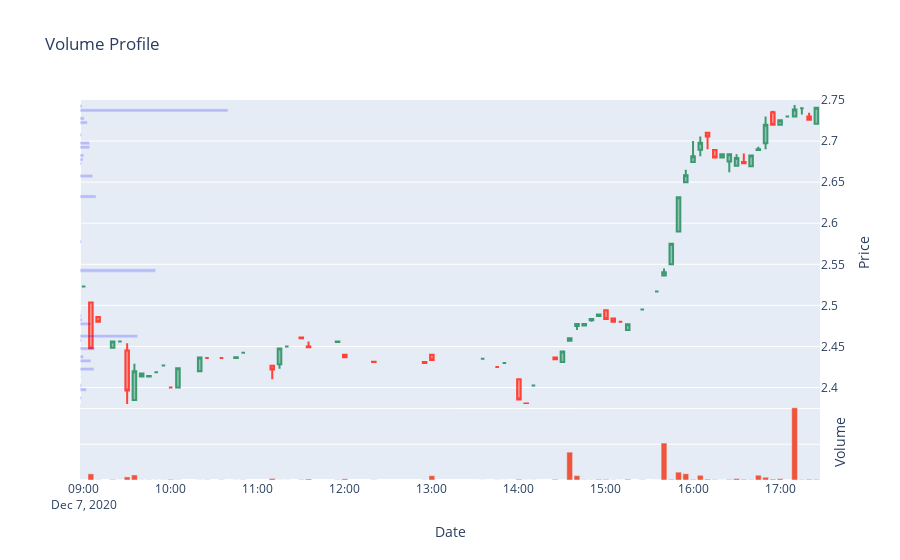

Notebook source saved alongside this figure:
### Code cell
# change price_pace to control number of bars
fig = volume_profile(df, price_pace=0.005)
fig.show()
